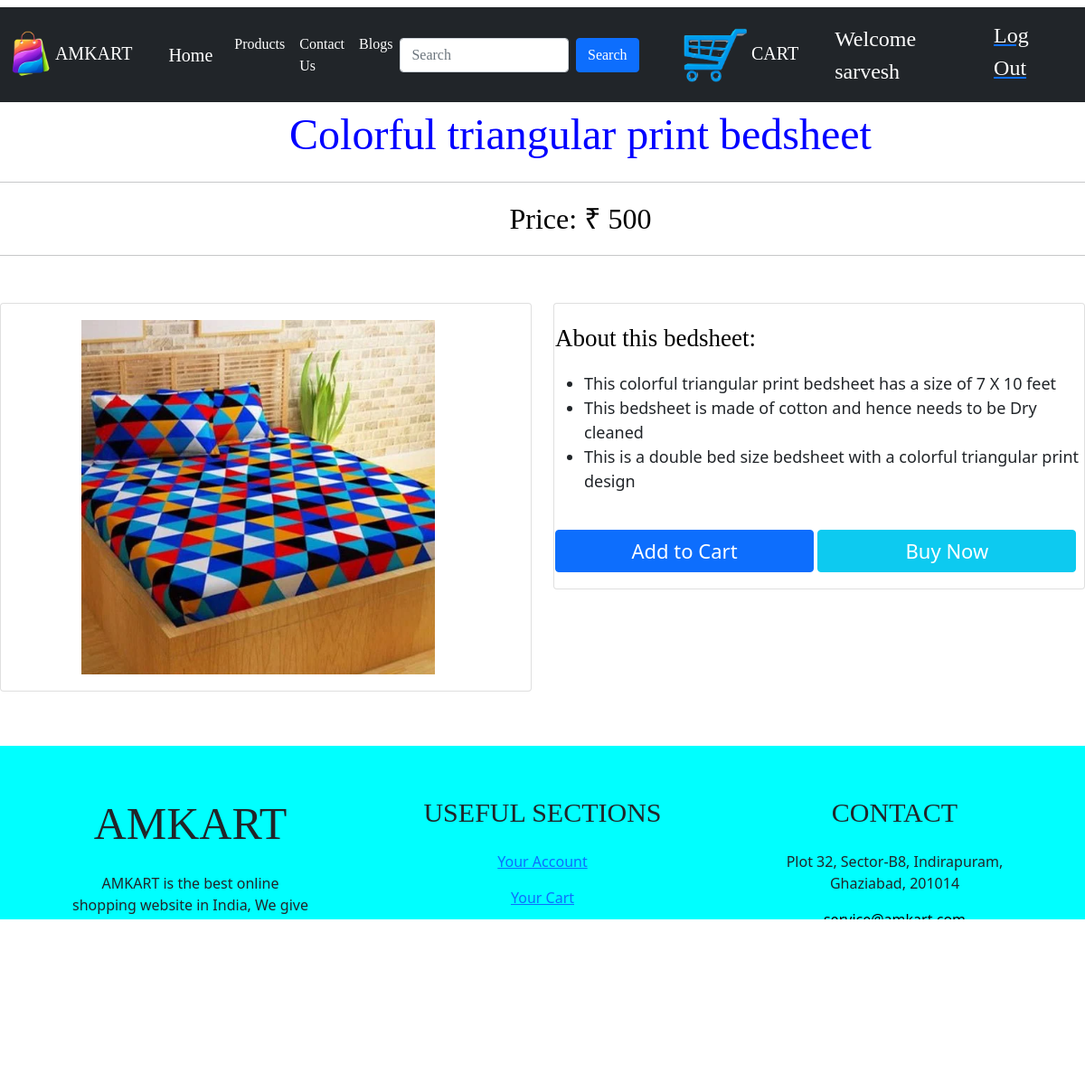
Screenshot of /bedsheets/1/ (signed in) with the database file from the repository.
### app/models.py (models this page shows, shortened)
class company(models.Model):
    name=models.CharField(max_length=200, null=True)
    logo=models.ImageField(upload_to='static')

class bedsheet(models.Model):
    name=models.CharField(max_length=200, null=True)
    image=models.ImageField(upload_to='static')
    price=models.IntegerField(null=True)
    size=models.CharField(max_length=200, null=True)
    material=models.CharField(max_length=200, null=True)
    type=models.CharField(max_length=200, null=True)
    pattern=models.CharField(max_length=200, null=True)
    wash_care=models.CharField(max_length=200, null=True)
    color=models.CharField(max_length=200, null=True)
    style=models.CharField(max_length=200, null=True)
    spec_1=models.CharField(max_length=200, null=True)
    spec_2=models.CharField(max_length=200, null=True)
    spec_3=models.CharField(max_length=200, null=True)

### p2/views.py (the view)
# urls.py: path('bedsheets/<str:pk_prod>/', views.bedsheets, name="bedsheets"),
@login_required(login_url="login")
def bedsheets(request, pk_prod):
    Product=bedsheet.objects.get(id=pk_prod)
    Details=company.objects.all()
    context={"Product": Product, "Details": Details}
    return render(request, 'helo/bedsheets.html', context)

### p2/templates/helo/bedsheets.html (shortened to what this page needs)
{% extends "helo/basic.html" %}
{% block body %}
<p style="font-size: 300%; font-family: Kristen ITC; color: blue; margin-left: 7%; text-align: center;">{{Product.name}}</p>
<hr>
<p style="font-size: 200%; font-family: Kristen ITC; color: black; margin-left: 7%; text-align: center;">Price: ₹ {{Product.price}}</p>
<hr><br>
  <div class="row">
    <div class="col-sm-6">
      <div class="card" style="margin-top: 2%; margin-bottom: 2%;">
        <table style="margin-top: 3%; margin-bottom: 3%;">
          <tr>
            <td>
            <img src="/media/{{Product.image}}" style="width: 67%; margin-left: 15%;">
          </td>
          </tr>
        </table>
      </div>
    </div>
    <div class="col-sm-6">
      <div class="card" style="margin-top: 2%; margin-bottom: 2%;">
        <table style="margin-top: 3%; margin-bottom: 3%;">
          <tr>
        <td style="width: 50%;">
          <div class="specs" style="font-size: large;">
            <p style="font-size: 150%; font-family: Kristen ITC; color: black;">About this bedsheet:</p>
          <ul>
            <li>{{Product.spec_1}}</li>
            <li>{{Product.spec_2}}</li>
            <li>{{Product.spec_3}}</li>
          </ul>
          </div>
          <br>
          <a href="#"><button type="button" class="btn btn-primary" style="width: 49%; font-size: 22px;"><font color="white">Add to Cart</font></button></a>
          <a href="#"><button type="button" class="btn btn-info" style="width: 49%; font-size: 22px;"><font color="white">Buy Now</font></button></a>
        </td>
      </tr>
      </table>
      </div>
    </div>
  </div>
  <br><br>
{% endblock %}

### p2/templates/helo/basic.html (shortened to what this page needs)
{% load static %}
<!doctype html>
<html lang="en">
  <head>
    <link href="https://cdn.jsdelivr.net/npm/bootstrap@5.0.1/dist/css/bootstrap.min.css" rel="stylesheet">
  </head>
  <body onload="ma()">
    <nav class="navbar navbar-expand-lg navbar-dark bg-dark mt-2" style="font-family: Kristen ITC;">
      <nav class="navbar navbar-dark bg-dark">
        <div class="container-fluid">
          <a class="navbar-brand" href="{% url 'index' %}">
            {% for a in Details %}
            <img src="/media/{{a.logo}}" alt="logo" width="45" height="54" class="d-inline-block align-text-center">
            {{a.name}}
            {% endfor %}
          </a>
        </div>
      </nav>
      <div class="container-fluid">
        <a class="navbar-brand" href="{% url 'index' %}">Home</a>
        <div class="collapse navbar-collapse" id="navbarSupportedContent">
          <ul class="navbar-nav me-auto mb-2 mb-lg-0">
            <li class="nav-item">
              <a class="nav-link active" aria-current="page" href="{% url 'products' %}">Products</a>
            </li>
            <li class="nav-item">
              <a class="nav-link active" href="{% url 'contact' %}">Contact Us</a>
            </li>
            <li class="nav-item">
              <a class="nav-link active" href="{% url 'blog' %}">Blogs</a>
            </li>
          </ul>
          <form class="d-flex" style="margin-right: 4%;">
            <input class="form-control me-2" type="search" placeholder="Search" aria-label="Search">
            <button class="btn btn-primary" type="submit">Search</button>
          </form>
          <nav class="navbar navbar-light">
            <div class="container">
              <a class="navbar-brand" href="{% url 'cart' %}">
                <img src="/media/static/cart_icon.png" alt="cart" width="70" height="60">
                CART
              </a>
            </div>
          </nav>
          <nav class="navbar navbar-light">
            <div class="container">
              <p1 style="color: white; font-size: 150%; font-family: Kristen ITC;" id="wel">Welcome</p1>
              <pre> </pre>
          <p1 style="color: white; font-size: 150%; font-family: Kristen ITC;" id="usern">{{user.username}}</p1>
            </div>
          </nav>
          <label style="color: white; font-size: 150%; margin-bottom: 0.2cm; margin-left: 2%; margin-right: 2%;" id="logt"><a href="/logout"><font color="white">Log Out</font></a></label>
        </div>
      </div>
    </nav>
    {% block body %} {% endblock %}
<div class="footer" style="margin-bottom: 0.7%;">
<footer class="page-footer font-small mdb-color pt-4">
  <div class="container text-center text-md-left">
    <div class="row text-center text-md-left mt-3 pb-3">
      <div class="col-md-3 col-lg-3 col-xl-3 mx-auto mt-3">
        <h6 class="text-uppercase mb-4 font-weight-bold" style="font-size: 50px; font-family: Kristen ITC;">AMKART</h6>
        <p>AMKART is the best online shopping website in India, We give all varieties of products with best quality</p>
      </div>
      <div class="col-md-3 col-lg-2 col-xl-2 mx-auto mt-3" style="width: 30%;">
        <h6 class="text-uppercase mb-4 font-weight-bold" style="font-size: 30px; font-family: Kristen ITC;">Useful sections</h6>
        <p>
          <a href="#">Your Account</a>
        </p>
        <p>
          <a href="{% url 'cart' %}">Your Cart</a>
        </p>
        <p>
          <a href="{% url 'shipping_rates' %}">Shipping Rates</a>
        </p>
        <p>
          <a href="{% url 'contact' %}">Contact Us</a>
        </p>
      </div>
      <div class="col-md-4 col-lg-3 col-xl-3 mx-auto mt-3">
        <h6 class="text-uppercase mb-4 font-weight-bold" style="font-size: 30px; font-family: Kristen ITC;">Contact</h6>
        <p>
          Plot 32, Sector-B8, Indirapuram, Ghaziabad, 201014</p>
        <p>
          <a href="mailto:service@amkart.com"><font color="black">service@amkart.com</font></a></p>
        <p>
          <a href="tel:989900XXXX"><font color="black">+91 989900XXXX</font></a></p>
      </div>
    </div>
    <hr>
    <div class="row d-flex align-items-center">
      <div class="col-md-5 col-lg-4 ml-lg-0">
        <div class="text-center text-md-right">
          <ul class="list-unstyled list-inline">
            <li class="list-inline-item">
              <a class="btn-floating btn-sm rgba-white-slight mx-1">
              </a>
            </li>
            <li class="list-inline-item">
              <a class="btn-floating btn-sm rgba-white-slight mx-1">
              </a>
            </li>
            <li class="list-inline-item">
              <a class="btn-floating btn-sm rgba-white-slight mx-1">
              </a>
            </li>
            <li class="list-inline-item">
              <a class="btn-floating btn-sm rgba-white-slight mx-1">
              </a>
            </li>
          </ul>
        </div>
      </div>
    </div>
  </div>
</footer>
</div>
  </body>
</html>

### p2/templates/helo/basic.html (style rules this page uses)
.footer { background-color: aqua; }

### rows the page displays
company: logo (picture), name "AMKART"
bedsheet: name "Colorful triangular print bedsheet", price "500", image (picture), spec_1 "This colorful triangular print bedsheet has a size of 7 X 10 feet", spec_2 "This bedsheet is made of cotton and hence needs to be Dry cleaned", spec_3 "This is a double bed size bedsheet with a colorful triangular print design"

### other values shown
{{ user.username }} "sarvesh"
